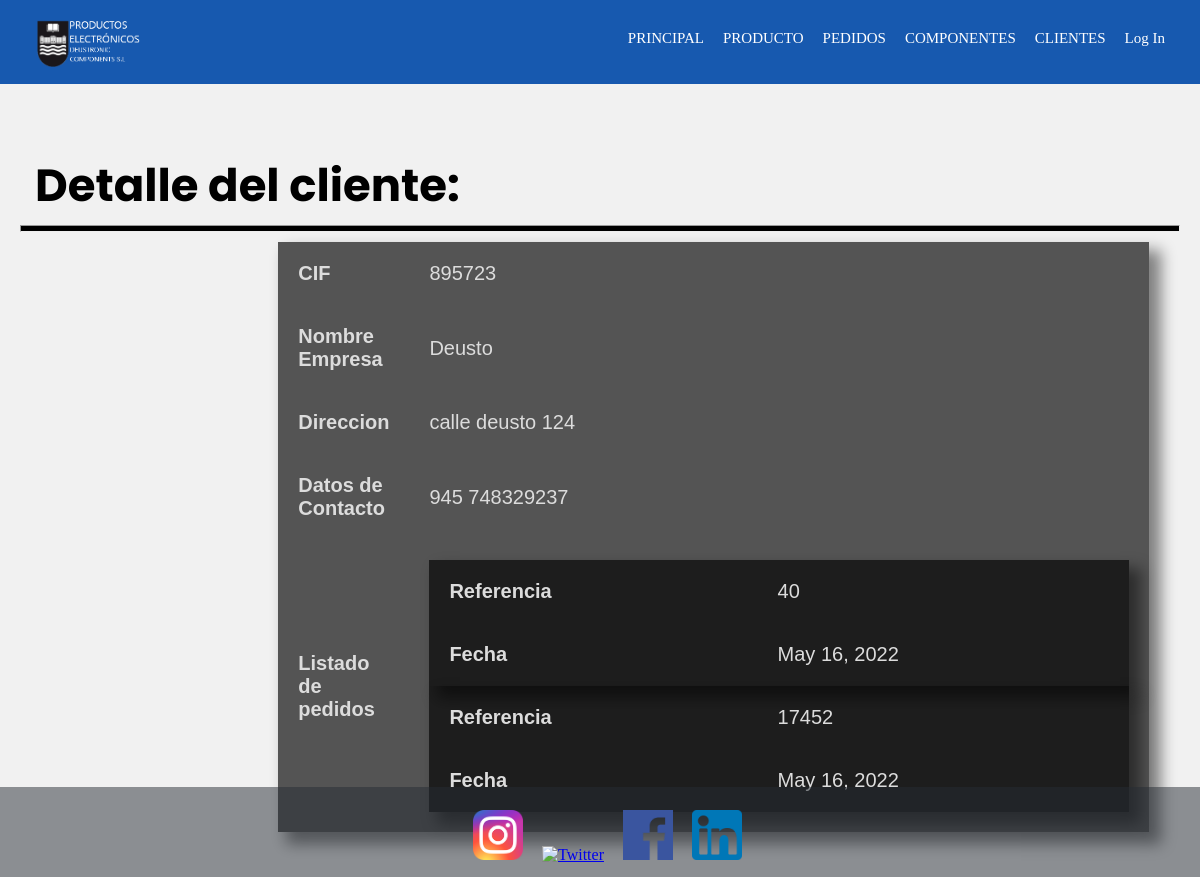
The page /deustronic/detalleCliente/895723/ on the database its author committed.
### deustronic/models.py (models this page shows, shortened)
class Cliente(models.Model):
    CIF = models.IntegerField(primary_key=True)
    nombreEmpresa = models.CharField(max_length=45)
    direccion = models.CharField(max_length=45)
    datosContacto = models.CharField(max_length= 45)

class Pedido(models.Model):
    referencia = models.IntegerField(primary_key=True)
    fecha = models.DateField(auto_now = True)
    cliente = models.ForeignKey(Cliente, on_delete=models.CASCADE, null = True)
    producto = models.ManyToManyField(Producto)
    cantidadproducto = models.IntegerField()
    precioTotal = models.FloatField()

### deustronic/views.py (the view)
# urls.py: path('detalleCliente/<int:pk>/', detalleClienteView, name='detalleCliente'),
def detalleClienteView(request, pk):
    cliente = get_object_or_404(Cliente, pk=pk)
    pedidos = Pedido.objects.filter(cliente=cliente)
    context = {
        'cliente': cliente,
        'pedidos': pedidos
    }
    return render(request, 'detalleCliente.html', context)

### deustronic/templates/detalleCliente.html
{% extends "base.html" %}
{% load static %}
{% block content %}
    <header>
        <h2 class="pagSecundarias">Detalle del cliente: {{cliente.nombre}}</h2>
        <hr>
    </header>
    <div class="detalle">
        <table id="texto">
            <tr>
                <th>CIF</th>
                <td>{{ cliente.CIF }}</td>
            </tr>
            <tr>
                <th>Nombre Empresa</th>
                <td>{{ cliente.nombreEmpresa }}</td>
            </tr>
            <tr>
                <th>Direccion</th>
                <td>{{ cliente.direccion }}</td>
            </tr>
            <tr>
                <th>Datos de Contacto</th>
                <td>{{ cliente.datosContacto }}</td>
            </tr>
            <tr>
                <th>Listado de pedidos</th>
                <td>
                    {% if pedidos %}
                        <ul>
                            {% for pedido in pedidos %}
                                <table id="pedidos">
                                    <tr>
                                        <th>Referencia</th>
                                        <td>{{ pedido.referencia }}</td>
                                    </tr>
                                    <tr>
                                        <th>Fecha</th>
                                        <td>{{ pedido.fecha }}</td>
                                    </tr>
                                </table>
                            {% endfor %}
                        </ul>
                    {% else %}
                        <h4>No se han asignado pedidos para este cliente</h4>
                        {% if perms.appGestionDePedidos.add_pedido %}
                            <p>Para asignar un pedido haga click <a href="{% url 'anyadirPedido' %}">aquí</a></p>
                        {% endif %}
                    {% endif %}
                </td>
            </tr>
        </table>
    </div>
{% endblock %}

### deustronic/static/css/style.css (style rules this page uses)
* { padding: 0; margin: 0; }
body { height: 100%; background-color: rgb(241, 241, 241); }
main h2 { padding: 20px; font-family: "poppins", Arial, Helvetica, sans-serif; font-size: 45px; color: black; }
.pagSecundarias { padding-top: 100px; }
hr { margin: auto; margin-top: -15px; height: 5px; width: 99%; background-color: black; }
.detalle { padding: 30px; padding-top: 10px; width: 55%; margin: auto; }
.detalle table { border-collapse: collapse; border-spacing: 0; box-shadow: 10px 10px 14px 2px rgba(0,0,0,0.47); font-family: "calibri", Verdana, Geneva, Tahoma, sans-serif; font-size: 20px; color: gainsboro; width: 700px; text-align: left; background-color: rgba(0, 0, 0, 0.65); }
.detalle tr { transition: background-color 1s; }
.detalle th, td { padding: 20px; }

### rows shown on the page
Cliente: CIF "895723", nombreEmpresa "Deusto", direccion "calle deusto 124", datosContacto "945 748329237"
Pedido: referencia "40", fecha "May 16, 2022"
Pedido: referencia "17452", fecha "May 16, 2022"
